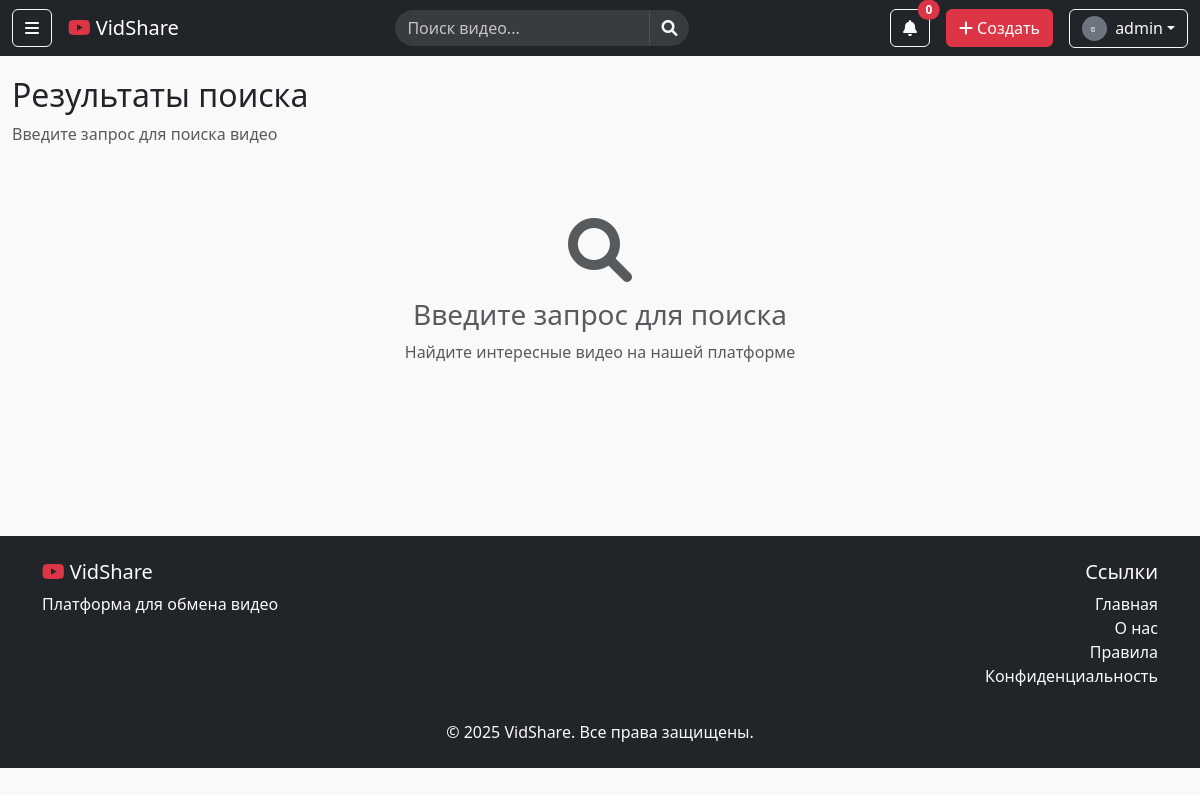
/search/ (signed in), run on the app's committed database.
### users/models.py (models this page shows, shortened)
class CustomUser(AbstractUser):
    profile_picture = models.ImageField(default='default.jpg', upload_to='profile_pics')
    bio = models.TextField(max_length=500, blank=True)
    website = models.URLField(max_length=200, blank=True)
    subscribers = models.ManyToManyField('self', symmetrical=False, related_name='subscribed_to', blank=True)
    class Meta:
        ordering = ['username']
        verbose_name = 'Пользователь'
        verbose_name_plural = 'Пользователи'
        db_table = 'CustomUser'

### videos/views.py (the view)
# urls.py: path('search/', views.SearchResultsView.as_view(), name='search-results'),
class SearchResultsView(ListView):
    model = Video
    template_name = 'videos/search_results.html'
    context_object_name = 'videos'
    paginate_by = 12
    def get_queryset(self):
        query = self.request.GET.get('q')
        if query:
            return Video.objects.filter(
                Q(title__icontains=query) |
                Q(description__icontains=query) |
                Q(uploader__username__icontains=query)
            ).order_by('-created_date')
        return Video.objects.none()
    def get_context_data(self, **kwargs):
        context = super().get_context_data(**kwargs)
        context['query'] = self.request.GET.get('q', '')
        context['categories'] = Category.objects.all()
        return context

### templates/videos/search_results.html (shortened to what this page needs)
{% extends 'base.html' %}
{% block content %}
<div class="row">
    <div class="col-12">
        <div class="mb-4">
            {% if query %}
                <h2>Результаты поиска: "{{ query }}"</h2>
                <p class="text-muted">Найдено {{ videos.count }} видео</p>
            {% else %}
                <h2>Результаты поиска</h2>
                <p class="text-muted">Введите запрос для поиска видео</p>
            {% endif %}
        </div>
        {% if videos %}
            <div class="row">
                {% for video in videos %}
                    <div class="col-12 mb-4">
                        <div class="card">
                            <div class="row g-0">
                                <div class="col-md-4">
                                    <a href="{% url 'video-detail' video.pk %}">
                                        <img src="{{ video.thumbnail.url }}" class="img-fluid rounded-start h-100" alt="{{ video.title }}" style="object-fit: cover;">
                                    </a>
                                </div>
                                <div class="col-md-8">
                                    <div class="card-body">
                                        <h5 class="card-title">
                                            <a href="{% url 'video-detail' video.pk %}" class="text-decoration-none">{{ video.title }}</a>
                                        </h5>
                                        <p class="card-text">{{ video.description|truncatechars:200 }}</p>
                                        <div class="d-flex align-items-center mb-2">
                                            <a href="{% url 'user-videos' video.uploader.username %}">
                                                <img src="{{ video.uploader.profile_picture.url }}" class="rounded-circle me-2" width="30" height="30">
                                            </a>
                                            <div>
                                                <a href="{% url 'user-videos' video.uploader.username %}" class="text-muted text-decoration-none">
                                                    {{ video.uploader.username }}
                                                </a>
                                                <div class="small text-muted">
                                                    {{ video.views }} просмотров • {{ video.created_date|timesince }} назад
                                                </div>
                                            </div>
                                        </div>
                                        <div class="video-categories">
                                            {% for category in video.categories.all %}
                                                <a href="{% url 'category-videos' category.pk %}" class="badge bg-secondary text-decoration-none me-1">{{ category.name }}</a>
                                            {% endfor %}
                                        </div>
                                    </div>
                                </div>
                            </div>
                        </div>
                    </div>
                {% endfor %}
            </div>
            {% if is_paginated %}
                <nav aria-label="Пагинация поиска">
                    <ul class="pagination justify-content-center">
                        {% if page_obj.has_previous %}
                            <li class="page-item">
                                <a class="page-link" href="?q={{ query }}&page={{ page_obj.previous_page_number }}">Предыдущая</a>
                            </li>
                        {% endif %}
                        <li class="page-item active">
                            <span class="page-link">{{ page_obj.number }} из {{ page_obj.paginator.num_pages }}</span>
                        </li>
                        {% if page_obj.has_next %}
                            <li class="page-item">
                                <a class="page-link" href="?q={{ query }}&page={{ page_obj.next_page_number }}">Следующая</a>
                            </li>
                        {% endif %}
                    </ul>
                </nav>
            {% endif %}
        {% else %}
            <div class="text-center py-5">
                <i class="fas fa-search fa-4x text-muted mb-3"></i>
                {% if query %}
                    <h3 class="text-muted">По запросу "{{ query }}" ничего не найдено</h3>
                    <p class="text-muted">Попробуйте изменить поисковый запрос</p>
                    <div class="mt-4">
                        <h5>Предложения:</h5>
                        <ul class="list-unstyled">
                            <li>• Проверьте правописание</li>
                            <li>• Попробуйте более общие слова</li>
                            <li>• Попробуйте другие ключевые слова</li>
                        </ul>
                    </div>
                {% else %}
                    <h3 class="text-muted">Введите запрос для поиска</h3>
                    <p class="text-muted">Найдите интересные видео на нашей платформе</p>
                {% endif %}
            </div>
        {% endif %}
    </div>
</div>
{% endblock %}

### templates/base.html (shortened to what this page needs)
{% load static %}
<!DOCTYPE html>
<html lang="ru">
<head>
    <link rel="stylesheet" href="https://cdn.jsdelivr.net/npm/bootstrap@5.3.0/dist/css/bootstrap.min.css">
    <link rel="stylesheet" href="https://cdnjs.cloudflare.com/ajax/libs/font-awesome/6.0.0/css/all.min.css">
    <link rel="stylesheet" href="{% static 'css/main.css' %}">
</head>
<body>
    <nav class="navbar navbar-expand-lg navbar-dark bg-dark fixed-top">
        <div class="container-fluid">
            <div class="d-flex align-items-center">
                <button class="btn btn-outline-light me-3" type="button" data-bs-toggle="offcanvas" data-bs-target="#sidebar">
                    <i class="fas fa-bars"></i>
                </button>
                <a class="navbar-brand" href="{% url 'home' %}">
                    <i class="fab fa-youtube text-danger"></i> VidShare
                </a>
            </div>
            <div class="d-flex flex-grow-1 justify-content-center">
                <form class="d-flex search-form" action="{% url 'search-results' %}" method="GET">
                    <div class="input-group" style="max-width: 600px; width: 100%;">
                        <input type="text" name="q" class="form-control" placeholder="Поиск видео..." value="{{ request.GET.q }}" id="searchInput">
                        <button class="btn btn-outline-light" type="submit">
                            <i class="fas fa-search"></i>
                        </button>
                    </div>
                </form>
            </div>
            <div class="d-flex align-items-center">
                {% if user.is_authenticated %}
<div class="dropdown me-3">
    <button class="btn btn-outline-light position-relative" type="button" data-bs-toggle="dropdown">
        <i class="fas fa-bell"></i>
        <span class="position-absolute top-0 start-100 translate-middle badge rounded-pill bg-danger" id="notificationCount">
            {{ user.user_notifications.filter.count }}
        </span>
    </button>
</div>
                    <a href="{% url 'video-create' %}" class="btn btn-danger me-3">
                        <i class="fas fa-plus"></i> Создать
                    </a>
                    <div class="dropdown">
                        <button class="btn btn-outline-light dropdown-toggle d-flex align-items-center" type="button" data-bs-toggle="dropdown">
                            <img src="{{ user.profile_picture.url }}" class="rounded-circle me-2" width="25" height="25">
                            {{ user.username }}
                        </button>
                    </div>
                {% else %}
                    <a href="{% url 'login' %}" class="btn btn-outline-light me-2">Войти</a>
                    <a href="{% url 'register' %}" class="btn btn-danger">Регистрация</a>
                {% endif %}
            </div>
        </div>
    </nav>
    <main class="container-fluid" style="margin-top: 76px; padding-bottom: 60px;">
        {% block content %}{% endblock %}
    </main>
    <footer class="bg-dark text-light py-4 mt-5">
        <div class="container">
            <div class="row">
                <div class="col-md-6">
                    <h5><i class="fab fa-youtube text-danger"></i> VidShare</h5>
                    <p>Платформа для обмена видео</p>
                </div>
                <div class="col-md-6 text-md-end">
                    <h5>Ссылки</h5>
                    <ul class="list-unstyled">
                        <li><a href="{% url 'home' %}" class="text-light">Главная</a></li>
                        <li><a href="#" class="text-light">О нас</a></li>
                        <li><a href="#" class="text-light">Правила</a></li>
                        <li><a href="#" class="text-light">Конфиденциальность</a></li>
                    </ul>
                </div>
            </div>
            <div class="row mt-3">
                <div class="col-12 text-center">
                    <p class="mb-0">&copy; {% now "Y" %} VidShare. Все права защищены.</p>
                </div>
            </div>
        </div>
    </footer>
</body>
</html>

### static/css/main.css (style rules this page uses)
body { background-color: #f9f9f9; padding-bottom: 60px; }
a { color: #167ac6; text-decoration: none; }
.search-form .input-group { border-radius: 20px; overflow: hidden; }
.search-form .form-control { border: none; background: rgba(255,255,255,0.1); color: white; border-radius: 20px 0 0 20px; }
.search-form .form-control::placeholder { color: rgba(255,255,255,0.7); }
.search-form .btn { border-radius: 0 20px 20px 0; border: none; background: rgba(255,255,255,0.1); }

### data on the page
CustomUser: user_notifications.filter.count "0", profile_picture (placeholder picture), username "admin"
